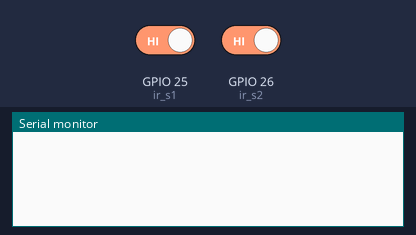
Bench run of a sketch on a simulated ESP32. On the bench: the last lines printed to the serial monitor. Inputs (shaded band) come from the test bench; at power-on: GPIO 25 (ir_s1) HIGH, GPIO 26 (ir_s2) HIGH.

Above: at 1.2 s.
1.3 s: GPIO 25 (ir_s1) driven LOW
At 2.1 s:
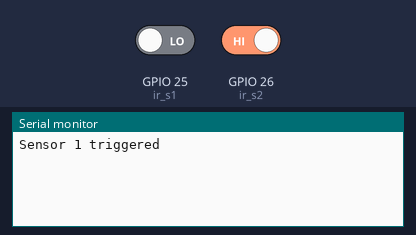
2.8 s: GPIO 26 (ir_s2) driven LOW
At 3.8 s:
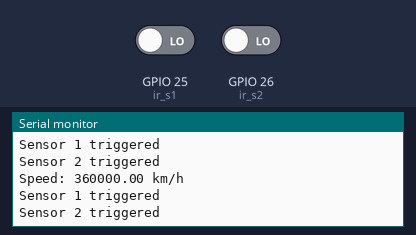
Timing chart, 0 to 5.8 s (numbered marks = the images above; inputs shaded):
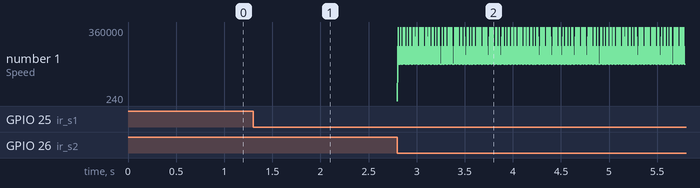

Measured:
- after the input at 1.3 s, the serial monitor: prints a new line at once (image 1)
- after the input at 2.8 s, the serial monitor: prints a new line at once (image 2)

The sketch:

speed-detection-system.ino
```cpp
#include <ArduinoJson.h>
#include <WiFi.h>
#include <HTTPClient.h>

int ir_s1 = 25; // IR sensor 1 connected to GPIO 25
int ir_s2 = 26; // IR sensor 2 connected to GPIO 26

unsigned long timer1 = 0; // Timestamp for IR sensor 1
unsigned long timer2 = 0; // Timestamp for IR sensor 2

float Time = 0.0;
float distance = 0.1; // Distance in meters (10 cm = 0.1 m)
float speed = 0.0;

bool objectPassedSensor1 = false; // Tracks if object passed sensor 1
bool objectPassedSensor2 = false; // Tracks if object passed sensor 2

void setup() {
  Serial.begin(115200);
  pinMode(ir_s1, INPUT);
  pinMode(ir_s2, INPUT);
}

void loop() {
  // Check IR sensor 1
  if (digitalRead(ir_s1) == LOW && !objectPassedSensor1) {
    timer1 = millis(); // Record the time when IR sensor 1 is triggered
    objectPassedSensor1 = true; // Set flag to true
    Serial.println("Sensor 1 triggered");
  }

  // Check IR sensor 2 (only if sensor 1 was triggered first)
  if (digitalRead(ir_s2) == LOW && objectPassedSensor1 && !objectPassedSensor2) {
    timer2 = millis(); // Record the time when IR sensor 2 is triggered
    objectPassedSensor2 = true; // Set flag to true
    Serial.println("Sensor 2 triggered");
  }

  // Calculate speed if both sensors are triggered in the correct sequence
  if (objectPassedSensor1 && objectPassedSensor2) {
    // Calculate the time difference in seconds
    Time = abs((float)(timer2 - timer1)) / 1000.0;

    if (Time > 0) { // Ensure Time is not zero to avoid division by zero
      // Calculate speed in km/h
      speed = (distance / Time) * 3600.0;
      Serial.print("Speed: ");
      Serial.print(speed);
      Serial.println(" km/h");
    } else {
      Serial.println("Error: Time is zero. Check sensor readings.");
    }

    // Reset flags for the next object detection
    objectPassedSensor1 = false;
    objectPassedSensor2 = false;
    speed = 0.0;
    Time = 0.0;
  }

  // Reset if no object moves through both sensors within a reasonable time
  if (objectPassedSensor1 && (millis() - timer1 > 5000)) {
    Serial.println("Timeout: Object did not pass sensor 2. Resetting.");
    objectPassedSensor1 = false;
    timer1 = 0;
  }
}
```
